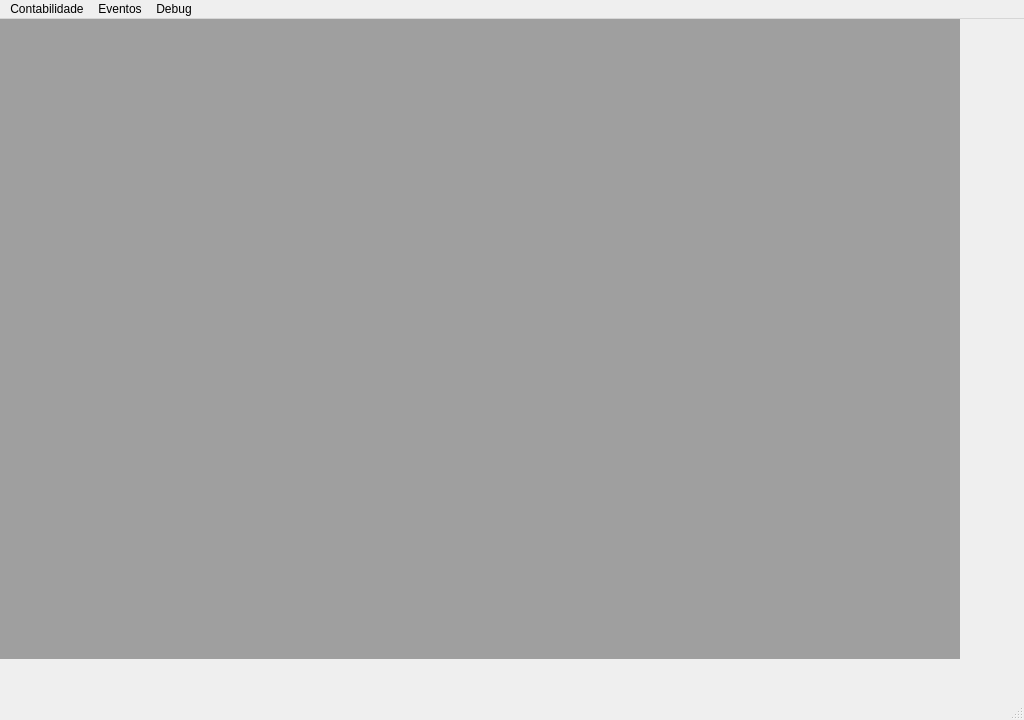
<?xml version="1.0" encoding="UTF-8"?>
<ui version="4.0">
 <class>MainWindow</class>
 <widget class="QMainWindow" name="MainWindow">
  <property name="geometry">
   <rect>
    <x>0</x>
    <y>0</y>
    <width>1024</width>
    <height>720</height>
   </rect>
  </property>
  <property name="windowTitle">
   <string>Dojo Morada Do Sol</string>
  </property>
  <widget class="QWidget" name="centralwidget">
   <widget class="QMdiArea" name="mdiAreaMain">
    <property name="geometry">
     <rect>
      <x>0</x>
      <y>0</y>
      <width>960</width>
      <height>640</height>
     </rect>
    </property>
    <property name="activationOrder">
     <enum>QMdiArea::CreationOrder</enum>
    </property>
    <property name="viewMode">
     <enum>QMdiArea::TabbedView</enum>
    </property>
    <property name="documentMode">
     <bool>false</bool>
    </property>
   </widget>
  </widget>
  <widget class="QMenuBar" name="menubar">
   <property name="geometry">
    <rect>
     <x>0</x>
     <y>0</y>
     <width>1024</width>
     <height>20</height>
    </rect>
   </property>
   <widget class="QMenu" name="menuContabilidade">
    <property name="title">
     <string>Contabilidade</string>
    </property>
    <widget class="QMenu" name="menuItens">
     <property name="title">
      <string>Itens</string>
     </property>
     <addaction name="actionAdicionar_item"/>
     <addaction name="actionEliminar_item"/>
     <addaction name="actionModificar_item"/>
    </widget>
    <widget class="QMenu" name="menuMensalidades">
     <property name="title">
      <string>Mensalidades</string>
     </property>
     <addaction name="actionModificar_valor_da_mensalidade"/>
    </widget>
    <widget class="QMenu" name="menuDoa_es">
     <property name="title">
      <string>Doações</string>
     </property>
     <addaction name="actionAdicionar_doa_ao"/>
     <addaction name="actionModificar_doa_ao"/>
     <addaction name="actionEliminar_doa_ao"/>
    </widget>
    <addaction name="menuItens"/>
    <addaction name="menuMensalidades"/>
    <addaction name="menuDoa_es"/>
   </widget>
   <widget class="QMenu" name="menuEventos">
    <property name="title">
     <string>Eventos</string>
    </property>
    <widget class="QMenu" name="menuEventos_2">
     <property name="title">
      <string>Eventos</string>
     </property>
     <addaction name="actionAdicionar_evento"/>
     <addaction name="actionModificar_evento"/>
     <addaction name="actionEliminar_evento"/>
    </widget>
    <addaction name="menuEventos_2"/>
    <addaction name="actionParticipantes"/>
   </widget>
   <widget class="QMenu" name="menuDebug">
    <property name="title">
     <string>Debug</string>
    </property>
    <widget class="QMenu" name="menuStyle">
     <property name="title">
      <string>Style</string>
     </property>
     <addaction name="actionReload"/>
    </widget>
    <addaction name="menuStyle"/>
   </widget>
   <addaction name="menuContabilidade"/>
   <addaction name="menuEventos"/>
   <addaction name="menuDebug"/>
  </widget>
  <widget class="QStatusBar" name="statusbar"/>
  <action name="actionDoa_es">
   <property name="text">
    <string>Doações</string>
   </property>
  </action>
  <action name="actionParticipantes">
   <property name="text">
    <string>Participantes</string>
   </property>
  </action>
  <action name="actionAdicionar_item">
   <property name="text">
    <string>Adicionar item</string>
   </property>
  </action>
  <action name="actionEliminar_item">
   <property name="text">
    <string>Eliminar item</string>
   </property>
  </action>
  <action name="actionModificar_item">
   <property name="text">
    <string>Modificar item</string>
   </property>
  </action>
  <action name="actionModificar_valor_da_mensalidade">
   <property name="text">
    <string>Modificar valor da mensalidade</string>
   </property>
  </action>
  <action name="actionAdicionar_doa_ao">
   <property name="text">
    <string>Adicionar doaçao</string>
   </property>
  </action>
  <action name="actionModificar_doa_ao">
   <property name="text">
    <string>Modificar doaçao</string>
   </property>
  </action>
  <action name="actionEliminar_doa_ao">
   <property name="text">
    <string>Eliminar doaçao</string>
   </property>
  </action>
  <action name="actionAdicionar_evento">
   <property name="text">
    <string>Adicionar evento</string>
   </property>
  </action>
  <action name="actionModificar_evento">
   <property name="text">
    <string>Modificar evento</string>
   </property>
  </action>
  <action name="actionEliminar_evento">
   <property name="text">
    <string>Eliminar evento</string>
   </property>
  </action>
  <action name="actionReload">
   <property name="text">
    <string>Reload</string>
   </property>
  </action>
 </widget>
 <resources/>
 <connections/>
</ui>
